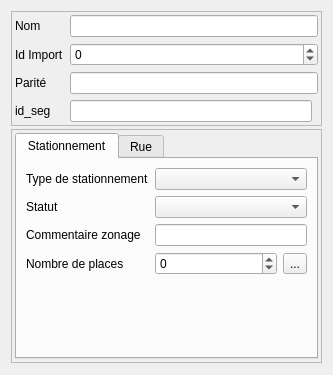
<?xml version="1.0" encoding="UTF-8"?>
<ui version="4.0">
 <class>Form</class>
 <widget class="QWidget" name="Form">
  <property name="geometry">
   <rect>
    <x>0</x>
    <y>0</y>
    <width>333</width>
    <height>375</height>
   </rect>
  </property>
  <property name="windowTitle">
   <string>Form</string>
  </property>
  <layout class="QVBoxLayout" name="verticalLayout" stretch="1,0,10">
   <property name="spacing">
    <number>3</number>
   </property>
   <item>
    <widget class="QFrame" name="frame_5">
     <property name="frameShape">
      <enum>QFrame::StyledPanel</enum>
     </property>
     <property name="frameShadow">
      <enum>QFrame::Raised</enum>
     </property>
     <layout class="QGridLayout" name="gridLayout_5">
      <property name="margin">
       <number>3</number>
      </property>
      <item row="0" column="0">
       <widget class="QLabel" name="label">
        <property name="text">
         <string>Nom</string>
        </property>
       </widget>
      </item>
      <item row="0" column="1" colspan="2">
       <widget class="QLineEdit" name="lineEdit_nom"/>
      </item>
      <item row="1" column="1" colspan="2">
       <widget class="QSpinBox" name="spinBox_idimport">
        <property name="minimum">
         <number>-1</number>
        </property>
        <property name="maximum">
         <number>999999999</number>
        </property>
       </widget>
      </item>
      <item row="3" column="0">
       <widget class="QLabel" name="label_7">
        <property name="text">
         <string>Parité</string>
        </property>
       </widget>
      </item>
      <item row="1" column="0">
       <widget class="QLabel" name="label_5">
        <property name="text">
         <string>Id Import</string>
        </property>
       </widget>
      </item>
      <item row="3" column="1" colspan="2">
       <widget class="QLineEdit" name="lineEdit_parite"/>
      </item>
      <item row="4" column="0">
       <widget class="QLabel" name="label_12">
        <property name="text">
         <string>id_seg</string>
        </property>
       </widget>
      </item>
      <item row="4" column="1">
       <widget class="QLineEdit" name="lineEdit_idseg"/>
      </item>
     </layout>
    </widget>
   </item>
   <item>
    <widget class="QFrame" name="frame">
     <property name="frameShape">
      <enum>QFrame::StyledPanel</enum>
     </property>
     <property name="frameShadow">
      <enum>QFrame::Raised</enum>
     </property>
     <layout class="QVBoxLayout" name="verticalLayout_2">
      <property name="margin">
       <number>3</number>
      </property>
      <item>
       <widget class="QTabWidget" name="tabWidget">
        <property name="currentIndex">
         <number>0</number>
        </property>
        <widget class="QWidget" name="tab">
         <attribute name="title">
          <string>Stationnement</string>
         </attribute>
         <layout class="QGridLayout" name="gridLayout_2">
          <item row="0" column="0">
           <widget class="QLabel" name="label_2">
            <property name="text">
             <string>Type de stationnement</string>
            </property>
            <property name="wordWrap">
             <bool>true</bool>
            </property>
           </widget>
          </item>
          <item row="1" column="0">
           <widget class="QLabel" name="label_3">
            <property name="text">
             <string>Statut</string>
            </property>
            <property name="wordWrap">
             <bool>true</bool>
            </property>
           </widget>
          </item>
          <item row="0" column="1" colspan="2">
           <widget class="QComboBox" name="comboBox_typestationnement"/>
          </item>
          <item row="3" column="0">
           <widget class="QLabel" name="label_4">
            <property name="text">
             <string>Nombre de places</string>
            </property>
            <property name="wordWrap">
             <bool>true</bool>
            </property>
           </widget>
          </item>
          <item row="3" column="2">
           <widget class="QToolButton" name="toolButton_nbreplace">
            <property name="text">
             <string>...</string>
            </property>
           </widget>
          </item>
          <item row="3" column="1">
           <widget class="QSpinBox" name="spinBox_nbreplace">
            <property name="minimum">
             <number>-1</number>
            </property>
            <property name="maximum">
             <number>9999999</number>
            </property>
           </widget>
          </item>
          <item row="1" column="1" colspan="2">
           <widget class="QComboBox" name="comboBox_zonage"/>
          </item>
          <item row="2" column="0">
           <widget class="QLabel" name="label_8">
            <property name="text">
             <string>Commentaire zonage</string>
            </property>
            <property name="wordWrap">
             <bool>true</bool>
            </property>
           </widget>
          </item>
          <item row="2" column="1" colspan="2">
           <widget class="QLineEdit" name="lineEdit_zonage"/>
          </item>
          <item row="4" column="1">
           <spacer name="verticalSpacer_2">
            <property name="orientation">
             <enum>Qt::Vertical</enum>
            </property>
            <property name="sizeHint" stdset="0">
             <size>
              <width>20</width>
              <height>40</height>
             </size>
            </property>
           </spacer>
          </item>
         </layout>
        </widget>
        <widget class="QWidget" name="tab_2">
         <attribute name="title">
          <string>Rue</string>
         </attribute>
         <layout class="QGridLayout" name="gridLayout">
          <item row="1" column="1">
           <widget class="QLineEdit" name="lineEdit_rue"/>
          </item>
          <item row="0" column="0">
           <widget class="QLabel" name="label_15">
            <property name="text">
             <string>Situation</string>
            </property>
            <property name="wordWrap">
             <bool>true</bool>
            </property>
           </widget>
          </item>
          <item row="1" column="0">
           <widget class="QLabel" name="label_6">
            <property name="text">
             <string>Rue</string>
            </property>
            <property name="wordWrap">
             <bool>true</bool>
            </property>
           </widget>
          </item>
          <item row="3" column="0">
           <widget class="QLabel" name="label_10">
            <property name="text">
             <string>Rue - fin</string>
            </property>
            <property name="wordWrap">
             <bool>true</bool>
            </property>
           </widget>
          </item>
          <item row="0" column="1">
           <widget class="QTextBrowser" name="textBrowser_commentaire">
            <property name="maximumSize">
             <size>
              <width>16777215</width>
              <height>60</height>
             </size>
            </property>
            <property name="readOnly">
             <bool>false</bool>
            </property>
           </widget>
          </item>
          <item row="2" column="1">
           <widget class="QLineEdit" name="lineEdit_ruedeb"/>
          </item>
          <item row="2" column="0">
           <widget class="QLabel" name="label_9">
            <property name="text">
             <string>Rue - début</string>
            </property>
            <property name="wordWrap">
             <bool>true</bool>
            </property>
           </widget>
          </item>
          <item row="3" column="1">
           <widget class="QLineEdit" name="lineEdit_ruefin"/>
          </item>
          <item row="4" column="0">
           <widget class="QLabel" name="label_11">
            <property name="text">
             <string>Rue - compléments</string>
            </property>
            <property name="wordWrap">
             <bool>true</bool>
            </property>
           </widget>
          </item>
          <item row="4" column="1">
           <widget class="QLineEdit" name="lineEdit_ruecomplement"/>
          </item>
         </layout>
        </widget>
       </widget>
      </item>
     </layout>
    </widget>
   </item>
   <item>
    <spacer name="verticalSpacer">
     <property name="orientation">
      <enum>Qt::Vertical</enum>
     </property>
     <property name="sizeHint" stdset="0">
      <size>
       <width>20</width>
       <height>40</height>
      </size>
     </property>
    </spacer>
   </item>
  </layout>
 </widget>
 <resources>
  <include location="../../resources.qrc"/>
 </resources>
 <connections/>
</ui>
